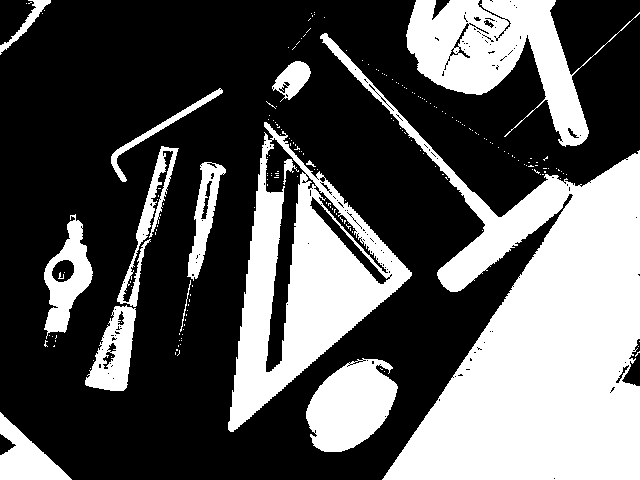
//> input picture Proj03Examples/example001.png, 640 x 480 px, given in place of the camera
$ ./objectRecognition   (built with g++ and OpenCV 4)
//> lines starting //> are read from the running program, lines starting //| are printed output that depends on the picture; after the words box and inside, x2 and y2 are one past the last pixel; in counts of white or black regions, pixels touching at a corner belong together
### pipeline.hpp
#ifndef PIPELINE_H
#define PIPELINE_H

float SSD(const std::vector<float>& feature1, const std::vector<float>& feature2);

std::vector<float> computeFeatures(cv::Mat& region_mask, cv::Mat& frame);

#endif

### csv_util.h
/*
  Utility functions for reading and writing CSV files with a specific format

  Each line of the csv file is a filename in the first column, followed by numeric data for the remaining columns
  Each line of the csv file has to have the same number of columns
 */

#ifndef CVS_UTIL_H
#define CVS_UTIL_H

/*
  Given a filename, and image filename, and the image features, by
  default the function will append a line of data to the CSV format
  file.  If reset_file is true, then it will open the file in 'write'
  mode and clear the existing contents.

  The image filename is written to the first position in the row of
  data. The values in image_data are all written to the file as
  floats.

  The function returns a non-zero value in case of an error.
 */
int append_image_data_csv( char *filename, char *image_filename, std::vector<float> &image_data, int reset_file = 0 );


/*
  Given a file with the format of a string as the first column and
  floating point numbers as the remaining columns, this function
  returns the filenames as a std::vector of character arrays, and the
  remaining data as a 2D std::vector<float>.

  filenames will contain all of the image file names.
  data will contain the features calculated from each image.

  If echo_file is true, it prints out the contents of the file as read
  into memory.

  The function returns a non-zero value if something goes wrong.
 */
int read_image_data_csv( char *filename, std::vector<char *> &filenames, std::vector<std::vector<float>> &data, int echo_file = 0 );

#endif

### objectRecognition.cpp
#include<iostream> // Input-output stream operations
#include<fstream> // File stream operations
#include<opencv2/opencv.hpp> // OpenCV library for computer vision tasks
#include<vector> // Standard template library for vectors
#include<dirent.h> // Directory handling
#include "csv_util.h" // Custom header file for CSV file handling
#include<cstring> // String manipulation operations

#include "pipeline.hpp"

using namespace std;

// Function to compute features for a specified region
vector<float> computeFeatures(cv::Mat& region_mask, cv::Mat& frame) {
    // Compute percent filled
    double filled_area = cv::countNonZero(region_mask);
    double total_area = region_mask.rows * region_mask.cols;
    double percent_filled = (filled_area / total_area) * 100.0;

    // Compute bounding box
    cv::Rect bbox = cv::boundingRect(region_mask);

    // Calculate bounding box ratio
    double bounding_box_ratio = static_cast<double>(bbox.width) / bbox.height;

    // Draw bounding box
    cv::rectangle(frame, bbox, cv::Scalar(0, 255, 0), 2);

    // Display percent filled on the frame
    stringstream ss;
    ss << "Filled: " << percent_filled << "%";
    cv::putText(frame, ss.str(), cv::Point(bbox.x, bbox.y - 10), cv::FONT_HERSHEY_SIMPLEX, 0.5, cv::Scalar(0, 255, 0), 2);

    // Store features in a vector
    vector<float> featureVector;
    featureVector.push_back(percent_filled);
    featureVector.push_back(bounding_box_ratio);

    return featureVector;
}

int main(){
    cv::VideoCapture *capdev;

    capdev = new cv::VideoCapture(0,cv::CAP_AVFOUNDATION);
    if(!capdev -> isOpened()){
        cout<<"Unable to open video device"<<endl;

        return (-1);
    }

    // Get some properties of the image
    cv::Size refS( (int) capdev->get(cv::CAP_PROP_FRAME_WIDTH),
                 (int) capdev->get(cv::CAP_PROP_FRAME_HEIGHT)
            );
    cout<<"Expected Size:"<<refS.width<<refS.height<<endl;

    // Identifies a window
    cv::namedWindow("Video", 1);
    cv::Mat frame;
    cv::Mat thresh,dst,seg;

    // Make the video frame gr

    for(;;){
        *capdev >> frame; // Get a new frame from the camera, rear as a stream
//> frame is the input picture: 480 rows x 640 cols, CV_8UC3; 35.3% white; 204 white regions (188 under 20 px), largest, box (x1, y1, x2, y2) and area: (320, 33, 640, 480) 54278, (228, 122, 412, 432) 20940, (406, 0, 640, 147) 13298

        if(frame.empty()){
            cout<<"Frame is empty"<<endl;
            break;
        }

        imshow("Video", frame);

        // See if there is a waiting keystroke
        char key = cv::waitKey(10);
//> the key 't' is pressed

        if(key == 'q'){
            break;
        }
        if(key == 't'){
            cv::Mat gray;
            // make the image grayscale
            cv::cvtColor(frame, gray, cv::COLOR_BGR2GRAY);

            cv::Mat blurred;
            cv::GaussianBlur(gray, blurred, cv::Size(5,5),0);
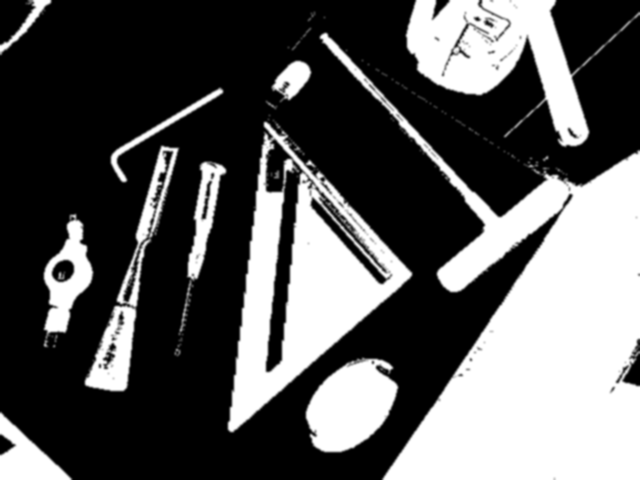
//> blurred: 480 rows x 640 cols, CV_8UC1; min 0, max 255, mean 90

            cv::Mat thresh;
            // threshold the image
            // threshold of 100
            // anything above threshold gets 255 **but** invert intensities
            // if pix < 100 then pix = 255:  white fg on black bg
            cv::threshold(blurred, thresh, 100, 255, cv::THRESH_BINARY_INV );
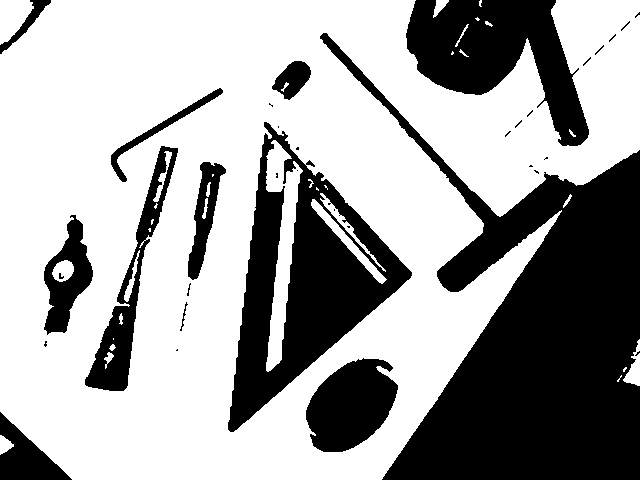
//> thresh: 480 rows x 640 cols, CV_8UC1; 64% white; 35 black regions (23 under 20 px), largest, box (x1, y1, x2, y2) and area: (320, 33, 640, 480) 54743, (228, 122, 412, 432) 21658, (406, 0, 589, 146) 13643
//> the key 'd' is pressed

            imshow("Thresholded Image", thresh);

        }
        if(key=='d'){


            cv::cvtColor( frame, frame, cv::COLOR_BGR2GRAY);
            cv::threshold( frame, thresh, 100, 255, cv::THRESH_BINARY_INV );

            cv::morphologyEx(thresh, dst, cv::MORPH_CLOSE, getStructuringElement(cv::MORPH_RECT, cv::Point(3,3)));
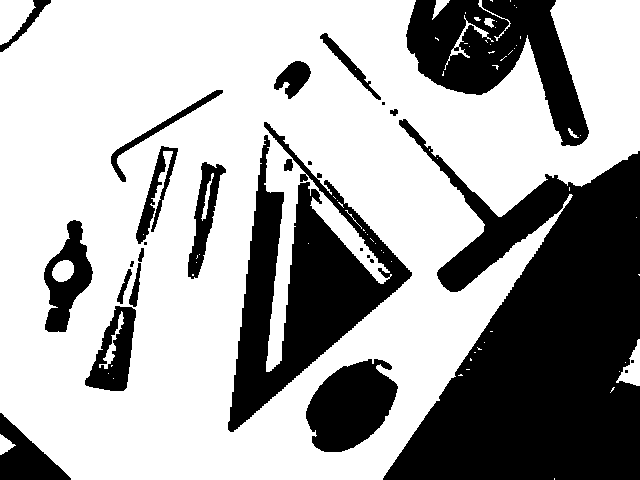
//> dst: 480 rows x 640 cols, CV_8UC1; 65.4% white; 27 black regions (9 under 20 px), largest, box (x1, y1, x2, y2) and area: (383, 119, 640, 480) 53229, (228, 122, 412, 432) 20470, (406, 0, 589, 146) 12999
//> the key 'e' is pressed

            imshow("Dialation (Closing)", dst);

        }
        if(key=='e'){


            cv::cvtColor( frame, frame, cv::COLOR_BGR2GRAY);
            cv::threshold( frame, thresh, 100, 255, cv::THRESH_BINARY_INV );

            cv::morphologyEx(thresh, seg, cv::MORPH_OPEN, getStructuringElement(cv::MORPH_RECT, cv::Point(3,3)));
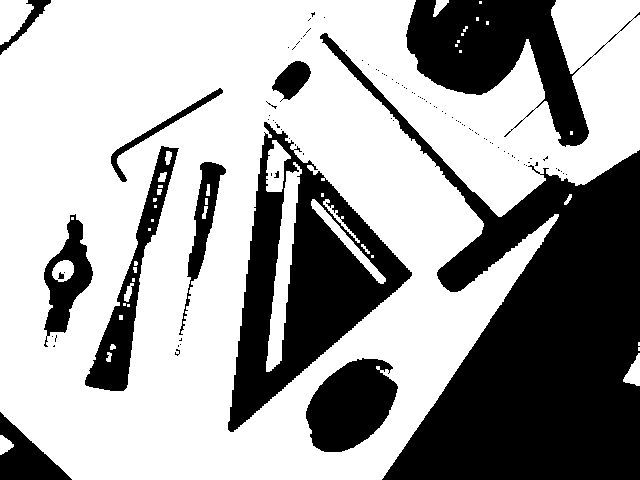
//> seg: 480 rows x 640 cols, CV_8UC1; 64% white; 100 black regions (87 under 20 px), largest, box (x1, y1, x2, y2) and area: (320, 33, 640, 480) 54738, (228, 122, 412, 432) 21771, (406, 0, 640, 147) 13729
//> the 'q' key is pressed

            imshow("Erosion (Opening)", seg);

        }
        if(key=='s'){

            cv::Mat gray;
            cv::cvtColor(frame, gray, cv::COLOR_BGR2GRAY);

            cv::Mat blurred;
            cv::GaussianBlur(gray, blurred, cv::Size(5,5),0);

            cv::Mat thresh;
            cv::threshold(blurred, thresh, 100, 255, cv::THRESH_BINARY_INV );

            cv::Mat morph;
            cv::morphologyEx(thresh, morph, cv::MORPH_OPEN, cv::getStructuringElement(cv::MORPH_RECT, cv::Size(3, 3)));

            cv::Mat labels, stats, centroids;
            int num_objects = cv::connectedComponentsWithStats(morph, labels, stats, centroids);

            cv::RNG rng(12345); // Random color generator


            for (int i = 1; i < num_objects; ++i) {
                if (stats.at<int>(i, cv::CC_STAT_AREA) > 100) { // Filter based on region size
                    cv::Mat region_mask = (labels == i);
                    cv::Scalar color(rng.uniform(0, 256), rng.uniform(0, 256), rng.uniform(0, 256));
                    frame.setTo(color, region_mask);
                }
            }

            imshow("Segmented Image", frame);

        }
        if (key == 'r') {
            vector<float> featureVector;

            cv::Mat gray;
            cv::cvtColor(frame, gray, cv::COLOR_BGR2GRAY);
            cv::GaussianBlur(gray, thresh, cv::Size(5, 5), 0);
            cv::threshold(thresh, thresh, 100, 255, cv::THRESH_BINARY_INV);
            cv::morphologyEx(thresh, seg, cv::MORPH_OPEN, cv::getStructuringElement(cv::MORPH_RECT, cv::Size(3, 3)));
            cv::Mat labels, stats, centroids;
            int num_objects = cv::connectedComponentsWithStats(seg, labels, stats, centroids);
            for (int i = 1; i < num_objects; ++i) {
                if (stats.at<int>(i, cv::CC_STAT_AREA) > 100) { // Filter based on region size
                    cv::Mat region_mask = (labels == i);
                    vector<float> regionFeatures = computeFeatures(region_mask, frame);
                    featureVector.insert(featureVector.end(),regionFeatures.begin(), regionFeatures.end());
                }
            }

            imshow("Features", frame);
        }
        if(key=='n'){

            vector<float> featureVector;

            cv::Mat gray;
            cv::cvtColor(frame, gray, cv::COLOR_BGR2GRAY);
            cv::GaussianBlur(gray, thresh, cv::Size(5, 5), 0);
            cv::threshold(thresh, thresh, 100, 255, cv::THRESH_BINARY_INV);
            cv::morphologyEx(thresh, seg, cv::MORPH_OPEN, cv::getStructuringElement(cv::MORPH_RECT, cv::Size(3, 3)));
            cv::Mat labels, stats, centroids;
            int num_objects = cv::connectedComponentsWithStats(seg, labels, stats, centroids);
            for (int i = 1; i < num_objects; ++i) {
                if (stats.at<int>(i, cv::CC_STAT_AREA) > 100) { // Filter based on region size
                    cv::Mat region_mask = (labels == i);
                    vector<float> regionFeatures = computeFeatures(region_mask, frame);
                    featureVector.insert(featureVector.end(),regionFeatures.begin(), regionFeatures.end());
                }
            }

            char csvfileName[256];
            strcpy(csvfileName, "featureVectors.csv");

            // Append features to CSV file
            char label[256];
            cout << "Enter the label name: ";
            cin >> label;
            append_image_data_csv(csvfileName, label, featureVector, 0);

            imshow("Features", frame);

        }
        if(key=='c'){
            char featureVectorFile[256];
            strcpy(featureVectorFile, "featureVectors.csv");

             // Reading feature vectors from file
            vector<char *> filenames; // Vector to store filenames
            vector<vector<float>> data; // Vector to store feature vectors
            if(read_image_data_csv(featureVectorFile, filenames, data)!=0){
                cout<<"Error: Unable to read feature vector file"<<endl;
                exit(-1);
            }


            // Compute feature vector for the current stream
            vector<float> featureVector;

            cv::Mat gray;
            cv::cvtColor(frame, gray, cv::COLOR_BGR2GRAY);
            cv::GaussianBlur(gray, thresh, cv::Size(5, 5), 0);
            cv::threshold(thresh, thresh, 100, 255, cv::THRESH_BINARY_INV);
            cv::morphologyEx(thresh, seg, cv::MORPH_OPEN, cv::getStructuringElement(cv::MORPH_RECT, cv::Size(3, 3)));
            cv::Mat labels, stats, centroids;
            int num_objects = cv::connectedComponentsWithStats(seg, labels, stats, centroids);
            for (int i = 1; i < num_objects; ++i) {
                if (stats.at<int>(i, cv::CC_STAT_AREA) > 100) { // Filter based on region size
                    cv::Mat region_mask = (labels == i);
                    vector<float> regionFeatures = computeFeatures(region_mask, frame);
                    featureVector.insert(featureVector.end(),regionFeatures.begin(), regionFeatures.end());
                }
            }


            // Calculating distance and sorting
            vector<pair<string, float>> distances; // Vector to store filename-distance pairs
            for(size_t i=0; i<filenames.size(); ++i){
                float distance = SSD(featureVector, data[i]); // Computing distance
                distances.emplace_back(filenames[i], distance); // Storing filename-distance pair
            }

            // Sorting filenames based on distance
            sort(distances.begin(), distances.end(), [](const pair<string, float>& a, const pair<string, float>& b) {
                return a.second < b.second;
            });


            cout<<"Top matched Label:"<<endl;
            cout<<distances[0].first<<" (Distance: "<< distances[0].second << ")"<<endl;

            }

        }


    delete capdev;

    return 0;
}

$ run again, on Proj03Examples/example167.png
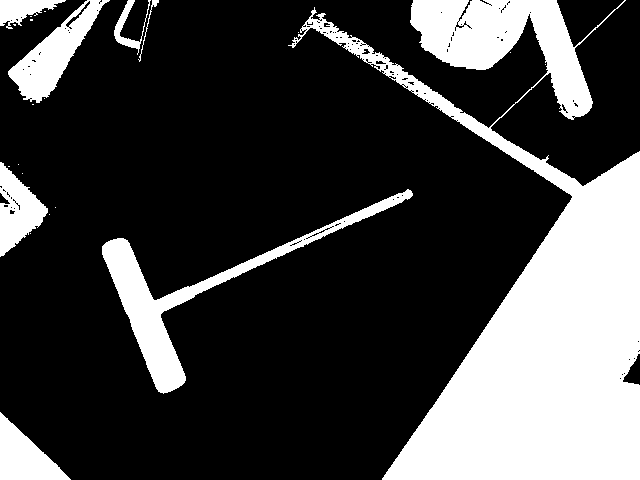
//> input picture Proj03Examples/example167.png, 640 x 480 px, given in place of the camera
//> frame is the input picture: 480 rows x 640 cols, CV_8UC3; 26% white; 23 white regions (15 under 20 px), largest, box (x1, y1, x2, y2) and area: (288, 0, 640, 480) 61921, (102, 189, 413, 394) 7635, (8, 0, 110, 103) 3670
//> `cv::GaussianBlur(gray, blurred, cv::Size(5,5),0);`:
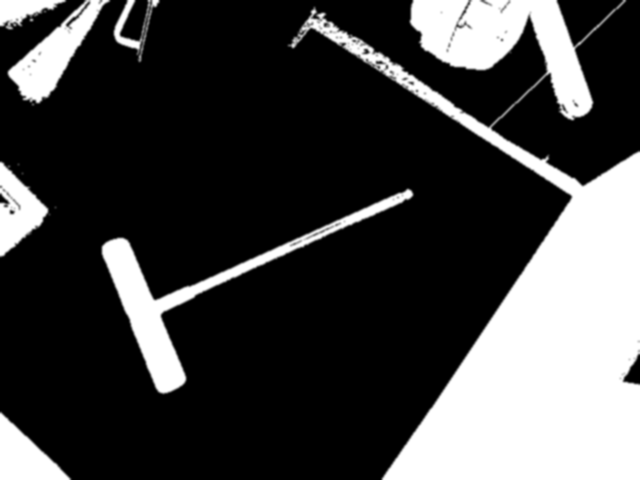
//> blurred: 480 rows x 640 cols, CV_8UC1; min 0, max 255, mean 66.2
//> dst: 480 rows x 640 cols, CV_8UC1; 74.4% white; 12 black regions (2 under 20 px), largest, box (x1, y1, x2, y2) and area: (308, 19, 640, 480) 51047, (410, 0, 593, 119) 10120, (102, 190, 413, 393) 7622
//> `cv::morphologyEx(thresh, seg, cv::MORPH_OPEN, getStructuringElement(cv..`:
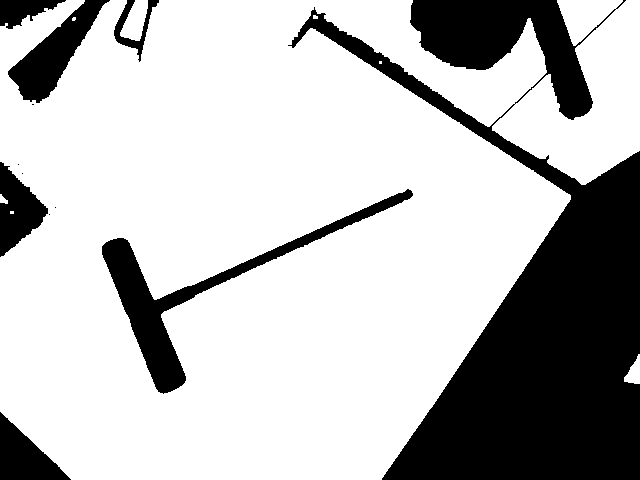
//> seg: 480 rows x 640 cols, CV_8UC1; 73.7% white; 12 black regions (5 under 20 px), largest, box (x1, y1, x2, y2) and area: (288, 0, 640, 480) 62516, (102, 189, 413, 394) 7702, (8, 0, 110, 103) 3790
